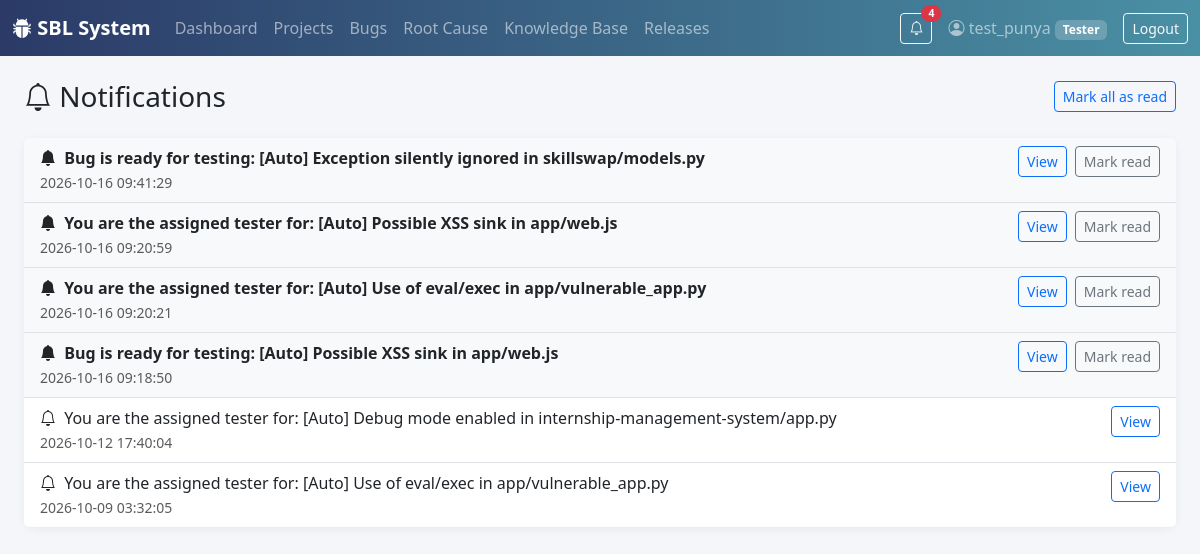
Screenshot of /notifications/ (signed in) with the database file from the repository.
### tables this page shows
CREATE TABLE users (
    id INTEGER PRIMARY KEY AUTOINCREMENT,
    username TEXT UNIQUE NOT NULL,
    email TEXT UNIQUE NOT NULL,
    password_hash TEXT NOT NULL,
    role TEXT NOT NULL DEFAULT 'Tester',
    created_at TIMESTAMP DEFAULT CURRENT_TIMESTAMP
);

CREATE TABLE notifications (
    id INTEGER PRIMARY KEY AUTOINCREMENT,
    user_id INTEGER NOT NULL,
    message TEXT NOT NULL,
    link TEXT,
    is_read INTEGER DEFAULT 0,
    created_at TIMESTAMP DEFAULT CURRENT_TIMESTAMP,
    FOREIGN KEY (user_id) REFERENCES users(id) ON DELETE CASCADE
);

### app/notifications.py (the view)
@bp.route("/")
@login_required
def list_notifications():
    db = get_db()
    notifications = db.execute(
        """SELECT * FROM notifications
           WHERE user_id = ?
           ORDER BY created_at DESC, id DESC""",
        (g.user["id"],),
    ).fetchall()
    return render_template("notifications/list.html", notifications=notifications)

### app/access.py (called while the page is built, shortened)
def guard_uploads():
    if not request.path.startswith("/static/uploads/"):
        return None

### app/auth.py (called while the page is built)
def login_required(view):
    @functools.wraps(view)
    def wrapped(**kwargs):
        if g.user is None:
            return redirect(url_for("auth.login"))
        return view(**kwargs)
    return wrapped

### app/db.py (called while the page is built)
def get_db():
    if "db" not in g:
        g.db = sqlite3.connect(DB_PATH, detect_types=sqlite3.PARSE_DECLTYPES)
        g.db.row_factory = sqlite3.Row
        g.db.execute("PRAGMA foreign_keys = ON")
    return g.db

### app/templates/notifications/list.html (shortened to what this page needs)
{% extends "base.html" %}
{% block content %}
<div class="d-flex justify-content-between align-items-center mb-4">
  <h3 class="mb-0"><i class="bi bi-bell"></i> Notifications</h3>
  {% if notifications %}
  <form method="post" action="{{ url_for('notifications.mark_all_read') }}">
    <button class="btn btn-sm btn-outline-primary">Mark all as read</button>
  </form>
  {% endif %}
</div>
<div class="card sbl-card">
  <div class="list-group list-group-flush">
    {% for n in notifications %}
    <div class="list-group-item {% if not n['is_read'] %}bg-light{% endif %}">
      <div class="d-flex justify-content-between align-items-start gap-3">
        <div>
          <div class="{% if not n['is_read'] %}fw-semibold{% endif %}">
            <i class="bi bi-bell{% if not n['is_read'] %}-fill{% endif %} me-1"></i>
            {{ n['message'] }}
          </div>
          <small class="text-muted">{{ n['created_at'] }}</small>
        </div>
        <div class="d-flex gap-2">
          {% if n['link'] %}
          <a href="{{ n['link'] }}" class="btn btn-sm btn-outline-primary">View</a>
          {% endif %}
          {% if not n['is_read'] %}
          <form method="post" action="{{ url_for('notifications.mark_read', notification_id=n['id']) }}">
            <button class="btn btn-sm btn-outline-secondary">Mark read</button>
          </form>
          {% endif %}
        </div>
      </div>
    </div>
    {% else %}
    <div class="p-4 text-center text-muted">
      <i class="bi bi-bell-slash fs-3"></i>
      <p class="mb-0 mt-2">No notifications yet.</p>
    </div>
    {% endfor %}
  </div>
</div>
{% endblock %}

### app/templates/base.html (shortened to what this page needs)
<!doctype html>
<html lang="en">
<head>
  <link href="https://cdnjs.cloudflare.com/ajax/libs/bootstrap/5.3.3/css/bootstrap.min.css" rel="stylesheet">
  <link href="https://cdnjs.cloudflare.com/ajax/libs/bootstrap-icons/1.11.3/font/bootstrap-icons.min.css" rel="stylesheet">
  <link href="{{ url_for('static', filename='css/style.css') }}" rel="stylesheet">
</head>
<body>
{% if current_user %}
<nav class="navbar navbar-expand-lg navbar-dark sbl-navbar">
  <div class="container-fluid">
    <a class="navbar-brand fw-semibold" href="{{ url_for('dashboard.home') }}"><i class="bi bi-bug-fill"></i> SBL System</a>
    <div class="collapse navbar-collapse" id="nav">
      <ul class="navbar-nav me-auto">
        <li class="nav-item"><a class="nav-link" href="{{ url_for('dashboard.home') }}">Dashboard</a></li>
        <li class="nav-item"><a class="nav-link" href="{{ url_for('projects.list_projects') }}">Projects</a></li>
        <li class="nav-item"><a class="nav-link" href="{{ url_for('bugs.list_bugs') }}">Bugs</a></li>
        <li class="nav-item"><a class="nav-link" href="{{ url_for('rca.list_all') }}">Root Cause</a></li>
        <li class="nav-item"><a class="nav-link" href="{{ url_for('kb.list_articles') }}">Knowledge Base</a></li>
        <li class="nav-item"><a class="nav-link" href="{{ url_for('releases.list_releases') }}">Releases</a></li>
      </ul>
      <a href="{{ url_for('notifications.list_notifications') }}"
         class="btn btn-outline-light btn-sm me-3 position-relative"
         title="Notifications">
        <i class="bi bi-bell"></i>
        {% if unread_notifications > 0 %}
        <span class="position-absolute top-0 start-100 translate-middle badge rounded-pill bg-danger">
          {{ unread_notifications }}
        </span>
        {% endif %}
      </a>
      <span class="navbar-text me-3">
        <i class="bi bi-person-circle"></i> {{ current_user['username'] }}
        <span class="badge sbl-role-badge">{{ current_user['role'] }}</span>
      </span>
      <a href="{{ url_for('auth.logout') }}" class="btn btn-outline-light btn-sm">Logout</a>
    </div>
  </div>
</nav>
{% endif %}
<div class="container-fluid py-4 px-4">
  {% block content %}{% endblock %}
</div>
</body>
</html>

### app/static/css/style.css (style rules this page uses)
:root { --sbl-primary: #2b3a67; --sbl-accent: #4a90a4; }
body { background-color: #f4f6f9; }
.sbl-navbar { background: linear-gradient(90deg, var(--sbl-primary), var(--sbl-accent)); }
.sbl-role-badge { background-color: rgba(255,255,255,0.2); }
.sbl-card { border: none; border-radius: 10px; box-shadow: 0 2px 10px rgba(0,0,0,0.06); }

### rows the page displays
users: username "test_punya", role "Tester"
notifications: is_read 0 (drawn), message "Bug is ready for testing: [Auto] Exception silently ignored in skillswap/models.py", created_at "2026-10-16 09:41:29"
notifications: is_read 0 (drawn), message "You are the assigned tester for: [Auto] Possible XSS sink in app/web.js", created_at "2026-10-16 09:20:59"
notifications: is_read 0 (drawn), message "You are the assigned tester for: [Auto] Use of eval/exec in app/vulnerable_app.py", created_at "2026-10-16 09:20:21"
notifications: is_read 0 (drawn), message "Bug is ready for testing: [Auto] Possible XSS sink in app/web.js", created_at "2026-10-16 09:18:50"
notifications: is_read 1 (drawn), message "You are the assigned tester for: [Auto] Debug mode enabled in internship-management-system/app.py", created_at "2026-10-12 17:40:04"
notifications: is_read 1 (drawn), message "You are the assigned tester for: [Auto] Use of eval/exec in app/vulnerable_app.py", created_at "2026-10-09 03:32:05"

### other values shown
{{ unread_notifications }} "4"
